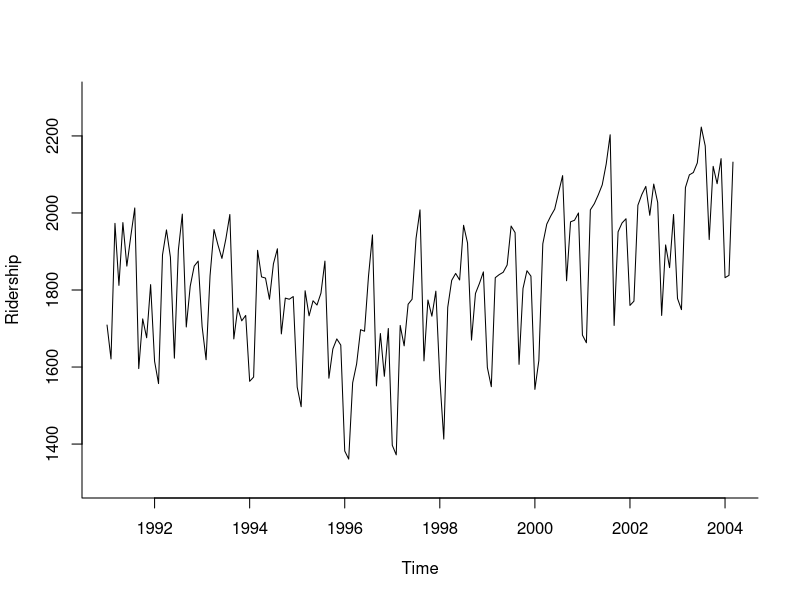
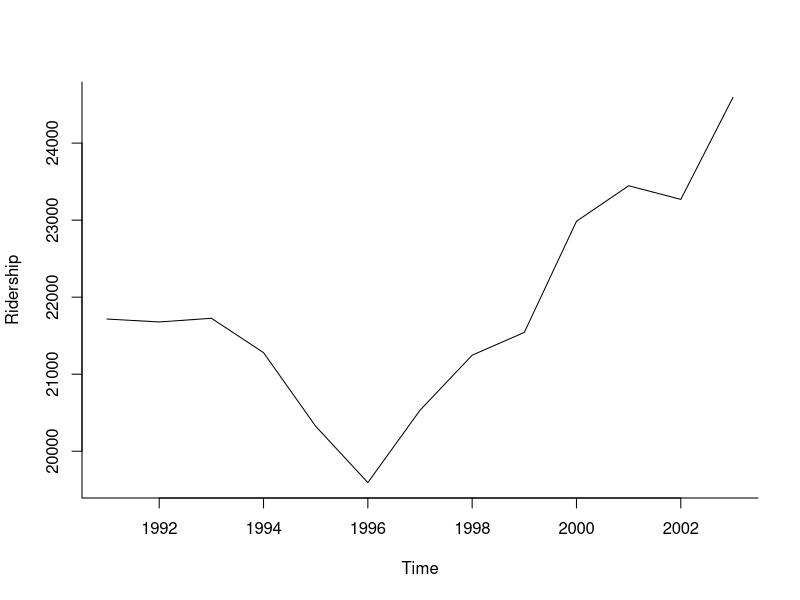
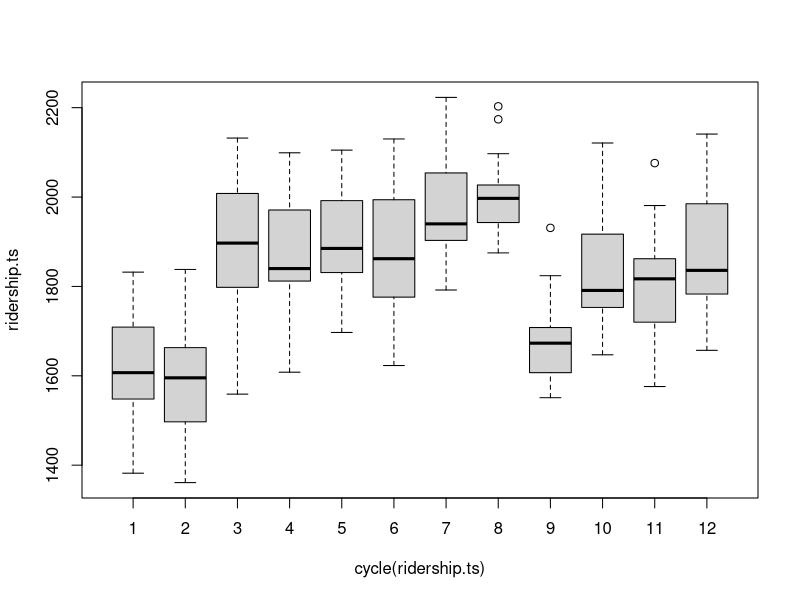
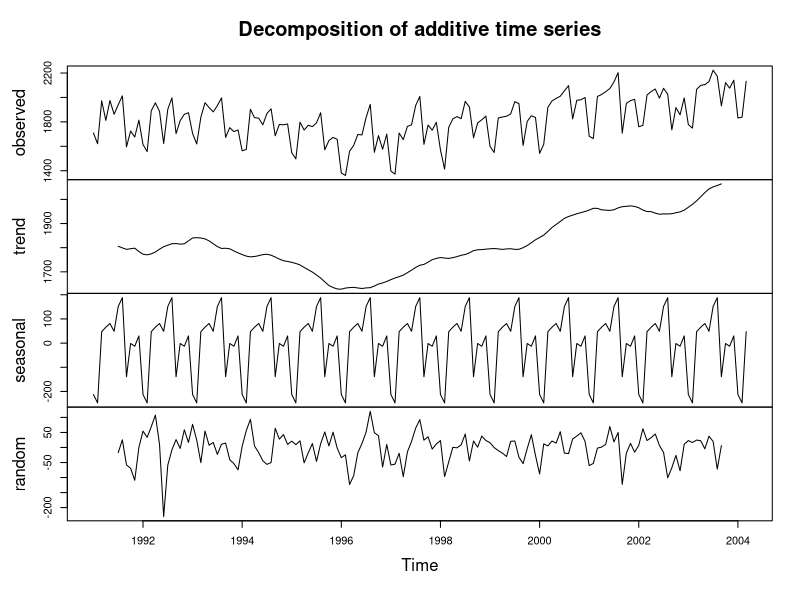
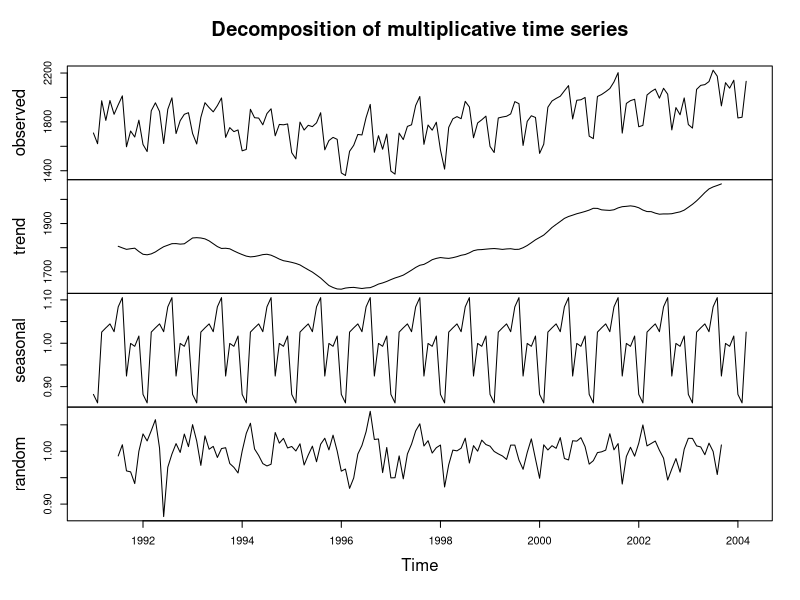
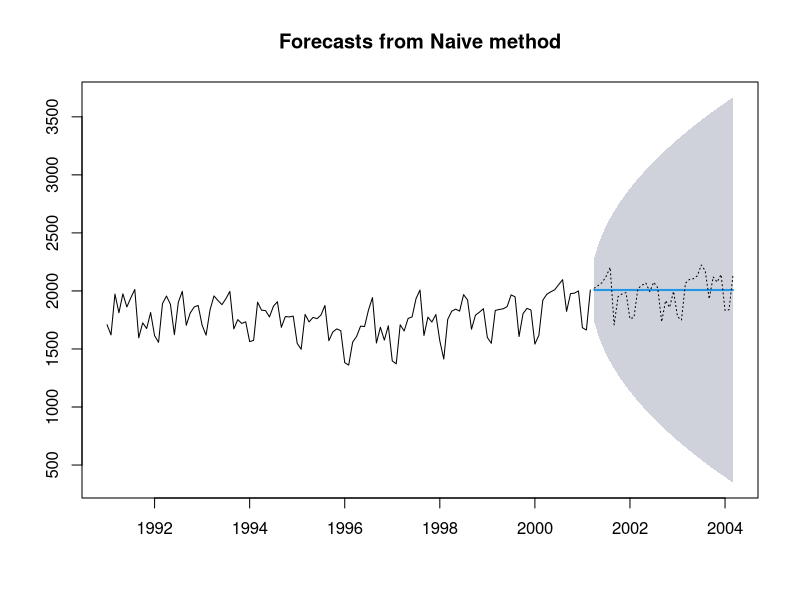
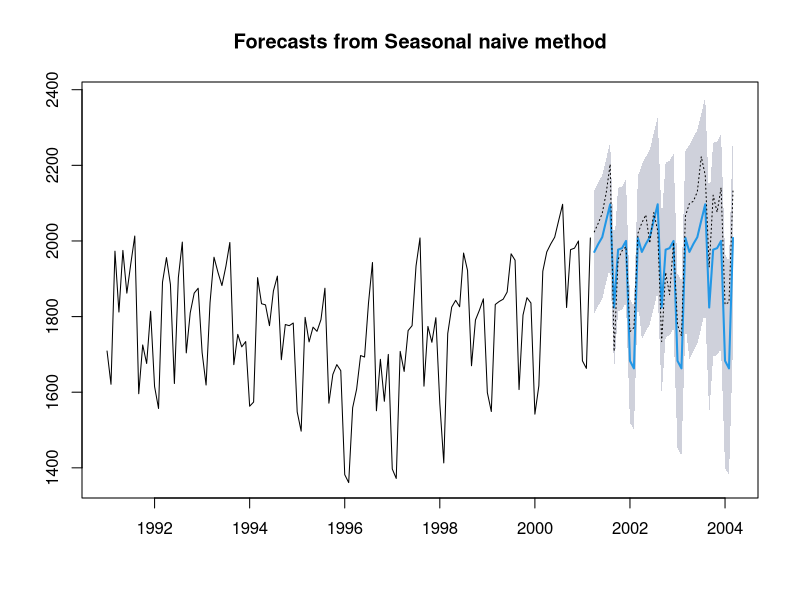
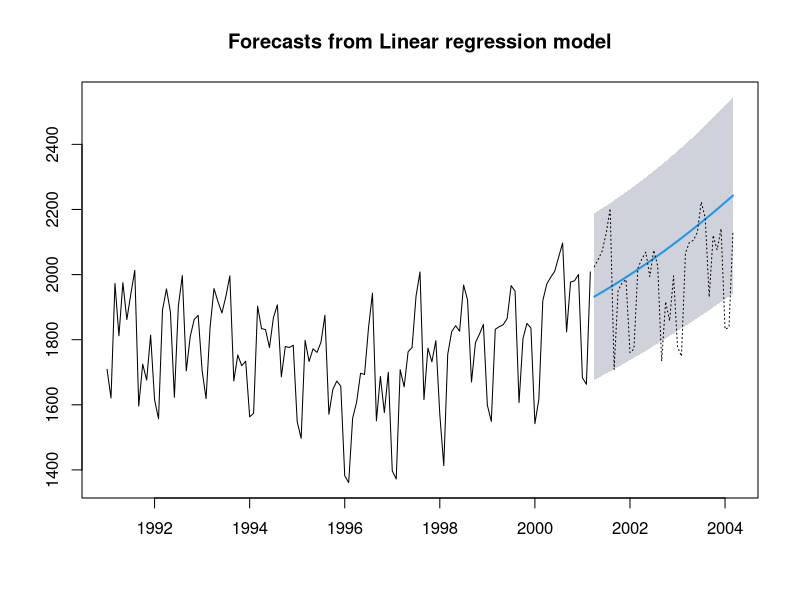

Write the R code that produced these figures, in order.
#################
# Load packages #
#################
library(forecast)

#############
# Visualize #
#############
Amtrak.data <- read.csv("amtrak_data.csv")
ridership.ts <- ts(Amtrak.data$Ridership, start = c(1991,1), end = c(2004, 3), freq = 12)
plot(ridership.ts, xlab = "Time", ylab = "Ridership", ylim = c(1300, 2300), bty = "l")

# Aggregate to year level
ridership.annual.ts <- aggregate(ridership.ts)
plot(ridership.annual.ts, xlab = "Time", ylab = "Ridership", bty = "l")

# Ridership boxplot for every month
boxplot(ridership.ts ~ cycle(ridership.ts))

# Decomposition
plot(decompose(ridership.ts, type = "additive"))
plot(decompose(ridership.ts, type = "multiplicative"))

#############
# Modelling #
#############
# Training + validation
nValid <- 36
nTrain <- length(ridership.ts) - nValid
train.ts <- window(ridership.ts, start = c(1991, 1), end = c(1991, nTrain))
valid.ts <- window(ridership.ts, start = c(1991, nTrain + 1),
                   end = c(1991, nTrain + nValid))

# Fitting
naive.pred <- naive(train.ts, h = nValid, level = 0.9)
snaive.pred <- snaive(train.ts, h = nValid, level = 0.9)

ridership.lm <- tslm(train.ts ~ trend + I(trend^2))
ridership.lm.pred <- forecast(ridership.lm, h = nValid, level = 0.9)

ridership.lm.season <- tslm(train.ts ~ season)
ridership.lm.season.pred <- forecast(ridership.lm.season, h = nValid, level = 0.9)

ridership.lm.trend.season <- tslm(train.ts ~ trend + I(trend^2) + season)
ridership.lm.trend.season.pred <- forecast(ridership.lm.trend.season, h = nValid, level = 0.9)

ridership.lm.sin.cos <- tslm(train.ts ~ trend + I(trend^2) + 
                               I(sin(2*pi*trend/12))+ I(cos(2*pi*trend/12)))
ridership.lm.sin.cos.pred <- forecast(ridership.lm.sin.cos, h = nValid, level = 0.9)

ridership.ets <- ets(train.ts, model = "ZZZ")
summary(ridership.ets) # Model is ETS(A,N,A) 
ridership.ets.pred <- forecast(ridership.ets, h = nValid, level = 0.9)

ridership.arima <- auto.arima(train.ts)
ridership.arima.pred <- forecast(ridership.arima, h = nValid, level = 0.9)

plot(naive.pred)
lines(valid.ts, lty = 3)
accuracy(naive.pred, valid.ts)
         
plot(snaive.pred)
lines(valid.ts, lty = 3)
accuracy(snaive.pred, valid.ts)

plot(ridership.lm.pred)
lines(valid.ts, lty = 3)
accuracy(ridership.lm.pred, valid.ts)

plot(ridership.lm.season.pred)
lines(valid.ts, lty = 3)
accuracy(ridership.lm.season.pred, valid.ts)

plot(ridership.lm.trend.season.pred)
lines(valid.ts, lty = 3)
accuracy(ridership.lm.trend.season.pred, valid.ts)

plot(ridership.lm.sin.cos.pred)
lines(valid.ts, lty = 3)
accuracy(ridership.lm.sin.cos.pred, valid.ts)

plot(ridership.ets.pred)
lines(valid.ts, lty = 3)
accuracy(ridership.ets.pred, valid.ts)

plot(ridership.arima.pred)
lines(valid.ts, lty = 3)
accuracy(ridership.arima.pred, valid.ts)

###################
# Autocorrelation #
###################
summary(ridership.arima)

acf(ridership.ts)
pacf(ridership.ts)

diff.1 <- diff(ridership.ts, lag = 1)
diff.1.12 <- diff(diff.1, lag = 12)

acf(diff.1)
pacf(diff.1)

acf(diff.1.12)
pacf(diff.1.12)

acf(ridership.arima.pred$residuals)
pacf(ridership.arima.pred$residuals)

####################
# Rolling forecast #
####################
fixed.nValid <- 36
fixed.nTrain <- length(ridership.ts) - fixed.nValid
stepsAhead <- 2
error <- rep(0, fixed.nValid - stepsAhead + 1)
percent.error <- rep(0, fixed.nValid - stepsAhead + 1)
for(j in fixed.nTrain:(fixed.nTrain + fixed.nValid - stepsAhead)) {
  train.ts <- window(ridership.ts, start = c(1991, 1), end = c(1991, j))
  valid.ts <- window(ridership.ts, start = c(1991, j + stepsAhead), end = c(1991, j + stepsAhead))
  naive.pred <- naive(train.ts, h = stepsAhead)
  error[j - fixed.nTrain + 1] <- valid.ts - naive.pred$mean[stepsAhead]
}
mean(abs(error))
sqrt(mean(error^2))

# Or use build in function
error_tsCV <- tsCV(ridership.ts, forecastfunction = naive, h = stepsAhead, 
                   window = NULL, initial = fixed.nTrain - 1)
error_tsCV <- error_tsCV[, stepsAhead]
error_tsCV <- error_tsCV[!is.na(error_tsCV)]
error_tsCV - error

